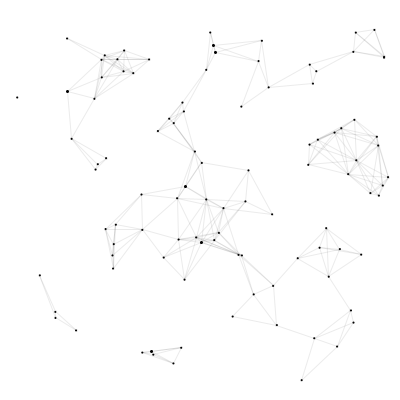
Frame 1 (no input)
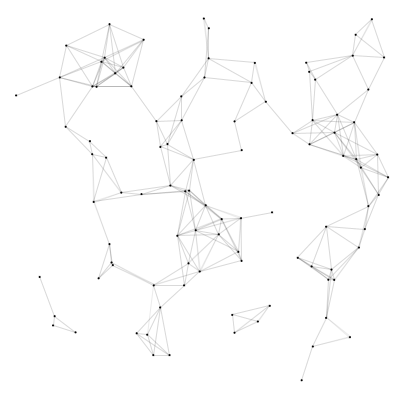
Frame 60 (the mouse pressed at the canvas centre just before this capture)
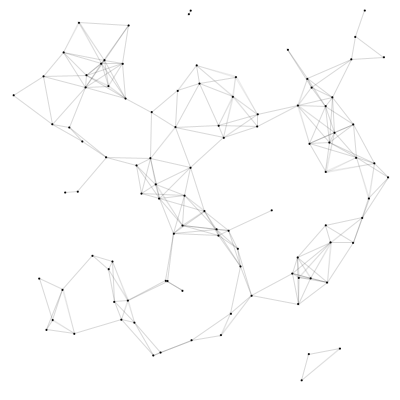
Frame 120 (the mouse held since frame 60 and released just before this capture)

The Processing sketch that drew these frames (run headless with seeded random() and noise(); from frame 60 on, the mouse is pressed at the canvas centre):

// Processing sketch: processing_152036
// ── processing_152036.pde

ArrayList<Particle> poop = new ArrayList();
void setup() {
  size(400, 400);
  for (int i=0; i<100; i++) {
    float r = random(50);
    Particle P = new Particle(random(r, width-r), random(r, height-r), r);
    poop.add(P);
  }
}

void draw() {
  background(-1);
  for (int i=0; i<poop.size (); i++) {
    Particle P = poop.get(i);
    P.show();
    P.move();
    P.drawLines();
  }
}
boolean push=false;
void keyPressed() {
  push=!push;
}
class Particle {
  float x, y, xc, yc, theta, dt, r;
  Particle(float xc, float yc, float r) {
    this.xc = xc;
    this.yc = yc;
    this.r = r;

    if (dt!=0) {
      dt = dt;
    } else {
      dt = random(-1, 1);
    }
  }
  void show() {
    x = xc + r*cos(theta*PI/180);
    y = yc + r*sin(theta*PI/180);
    fill(0);
    ellipse(x, y, 2, 2);
    if (push) {
      fill(0,10);
      noStroke();
      ellipse(xc, yc, 2*r, 2*r);
    }
  }
  void move() {
    theta+=dt;
  }
  void drawLines() {
    for (int i=0; i<poop.size (); i++) {
      Particle P = poop.get(i);
      if (P!=this) {
        if (dist(x, y, P.x, P.y)<50)
        {
          stroke(0,20);
          line(x, y, P.x, P.y);
        }
      }
    }
  }
}
//Mausa 8726593531
